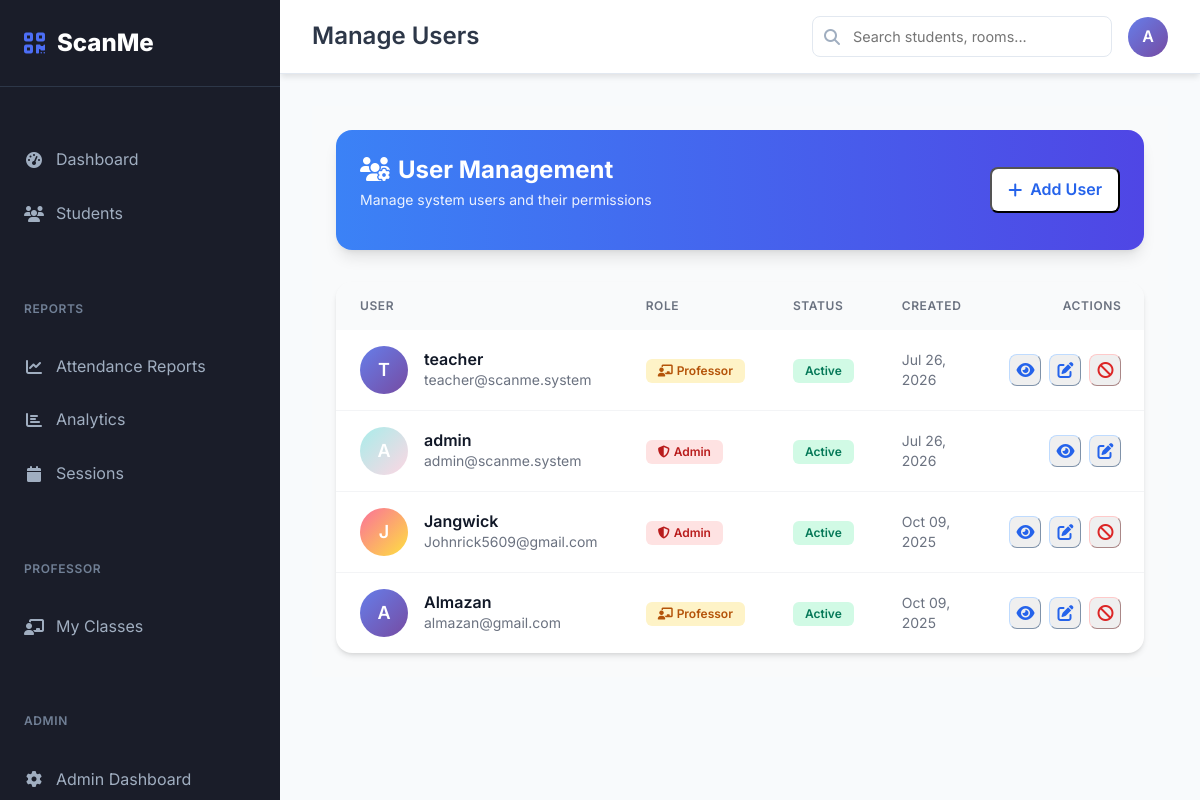
The app's page /admin/users (signed in) with its own data.
### app/models/user_model.py (models this page shows, shortened)
class User(UserMixin, db.Model):
    __tablename__ = 'users'
    id = db.Column(db.Integer, primary_key=True)
    username = db.Column(db.String(80), unique=True, nullable=False, index=True)
    email = db.Column(db.String(120), unique=True, nullable=False, index=True)
    password = db.Column(db.String(255), nullable=False)
    role = db.Column(db.String(20), nullable=False, default='student')  # admin, student, professor
    is_active = db.Column(db.Boolean, default=True, nullable=False)
    avatar_url = db.Column(db.String(255), nullable=True)
    created_at = db.Column(db.DateTime, default=datetime.utcnow)
    last_login = db.Column(db.DateTime)
    attendance_records = db.relationship('AttendanceRecord', backref='scanned_by_user', lazy=True,
                                       foreign_keys='AttendanceRecord.scanned_by')
    time_in_records = db.relationship('AttendanceRecord', backref='time_in_scanned_by_user', lazy=True,
                                    foreign_keys='AttendanceRecord.time_in_scanned_by')
    time_out_records = db.relationship('AttendanceRecord', backref='time_out_scanned_by_user', lazy=True,
                                     foreign_keys='AttendanceRecord.time_out_scanned_by')
    def is_admin(self):
        return self.role == 'admin'
    def is_professor(self):
        return self.role == 'professor'
    def can_manage_students(self):
        return self.role in ['admin', 'professor']
    def can_view_reports(self):
        return self.role in ['admin', 'professor']
    def get_display_name(self):
        return self.username.title()

### app/routes/admin_routes.py (the view)
@admin_bp.route('/users')
@login_required
@requires_admin
def manage_users():
    try:
        users = User.query.order_by(User.created_at.desc()).all()
        return render_template('admin/users.html', users=users)
    except Exception as e:
        flash(f'Error loading users: {str(e)}', 'error')
        return render_template('admin/users.html', users=[])

### app/utils/auth_utils.py (called while the page is built)
def requires_role(allowed_roles):
    def decorator(f):
        @wraps(f)
        def decorated_function(*args, **kwargs):
            if not current_user.is_authenticated:
                flash('Please log in to access this page.', 'error')
                return redirect(url_for('auth.login', next=request.url))
            if current_user.role not in allowed_roles:
                flash('You do not have permission to access this page.', 'error')
                return redirect(url_for('main.dashboard'))
            return f(*args, **kwargs)
        return decorated_function
    return decorator

### app/templates/admin/users.html (shortened to what this page needs)
{% extends "dashboard_base.html" %}
{% block page_title %}Manage Users{% endblock %}
{% block content %}
<div class="tw-p-6 tw-bg-gray-50">
    <div class="tw-bg-gradient-to-r tw-from-blue-500 tw-to-indigo-600 tw-rounded-2xl tw-p-6 tw-mb-8 tw-text-white tw-shadow-lg">
        <div class="tw-flex tw-flex-col sm:tw-flex-row tw-justify-between tw-items-start sm:tw-items-center tw-gap-4">
            <div>
                <h1 class="tw-text-2xl tw-font-bold tw-mb-1">
                    <i class="fas fa-users-cog tw-mr-2"></i>User Management
                </h1>
                <p class="tw-opacity-90 tw-text-sm">Manage system users and their permissions</p>
            </div>
            <button type="button" class="tw-inline-flex tw-items-center tw-gap-2 tw-px-4 tw-py-2 tw-bg-white tw-text-blue-600 tw-rounded-lg tw-font-semibold hover:tw-bg-blue-50 tw-transition" data-modal-url="{{ url_for('admin.add_user', modal=1) }}">
                <i class="fas fa-plus"></i>Add User
            </button>
        </div>
    </div>
    {% if users %}
    <div class="tw-bg-white tw-rounded-2xl tw-shadow-md tw-border tw-border-gray-100 tw-overflow-hidden">
        <div class="tw-overflow-x-auto">
            <table class="tw-w-full tw-mb-0">
                <thead>
                    <tr class="tw-bg-gray-50 tw-text-left">
                        <th class="tw-px-6 tw-py-4 tw-text-xs tw-font-semibold tw-text-gray-500 tw-uppercase tw-tracking-wider">User</th>
                        <th class="tw-px-6 tw-py-4 tw-text-xs tw-font-semibold tw-text-gray-500 tw-uppercase tw-tracking-wider">Role</th>
                        <th class="tw-px-6 tw-py-4 tw-text-xs tw-font-semibold tw-text-gray-500 tw-uppercase tw-tracking-wider">Status</th>
                        <th class="tw-px-6 tw-py-4 tw-text-xs tw-font-semibold tw-text-gray-500 tw-uppercase tw-tracking-wider">Created</th>
                        <th class="tw-px-6 tw-py-4 tw-text-xs tw-font-semibold tw-text-gray-500 tw-uppercase tw-tracking-wider tw-text-right">Actions</th>
                    </tr>
                </thead>
                <tbody class="tw-divide-y tw-divide-gray-100">
                    {% for user in users %}
                    <tr class="hover:tw-bg-gray-50">
                        <td class="tw-px-6 tw-py-4">
                            <div class="tw-flex tw-items-center">
                                <div class="tw-w-12 tw-h-12 tw-rounded-full tw-flex tw-items-center tw-justify-center tw-text-white tw-font-semibold tw-text-lg tw-mr-4" style="background: {{ get_avatar_color(user.username or 'User') }};">
                                    {{ (user.username[0] if user.username else 'U').upper() }}
                                </div>
                                <div>
                                    <h6 class="tw-m-0 tw-font-semibold tw-text-gray-900">{{ user.username or 'Unknown User' }}</h6>
                                    <p class="tw-m-0 tw-text-sm tw-text-gray-500">{{ user.email or 'No email' }}</p>
                                </div>
                            </div>
                        </td>
                        <td class="tw-px-6 tw-py-4">
                            <span class="tw-inline-flex tw-items-center tw-gap-1 tw-px-3 tw-py-1 tw-rounded-md tw-text-xs tw-font-semibold {% if user.role == 'admin' %}tw-bg-red-100 tw-text-red-700{% elif user.role == 'professor' %}tw-bg-amber-100 tw-text-amber-700{% else %}tw-bg-indigo-100 tw-text-indigo-700{% endif %}">
                                {% if user.role == 'admin' %}
                                <i class="fas fa-shield-alt"></i> Admin
                                {% elif user.role == 'professor' %}
                                <i class="fas fa-chalkboard-teacher"></i> Professor
                                {% else %}
                                <i class="fas fa-user-graduate"></i> Student
                                {% endif %}
                            </span>
                        </td>
                        <td class="tw-px-6 tw-py-4">
                            <span class="tw-inline-flex tw-items-center tw-px-3 tw-py-1 tw-rounded-md tw-text-xs tw-font-semibold {% if user.is_active %}tw-bg-emerald-100 tw-text-emerald-700{% else %}tw-bg-gray-100 tw-text-gray-700{% endif %}">
                                {% if user.is_active %}Active{% else %}Inactive{% endif %}
                            </span>
                        </td>
                        <td class="tw-px-6 tw-py-4 tw-text-sm tw-text-gray-500">
                            {{ user.created_at.strftime('%b %d, %Y') if user.created_at else 'Unknown' }}
                        </td>
                        <td class="tw-px-6 tw-py-4">
                            <div class="tw-flex tw-justify-end tw-gap-2">
                                <button type="button" class="tw-inline-flex tw-items-center tw-justify-center tw-w-8 tw-h-8 tw-rounded-lg tw-border tw-border-blue-200 tw-text-blue-600 hover:tw-bg-blue-50 tw-transition" title="View Details" data-modal-url="{{ url_for('admin.view_user', id=user.id, modal=1) }}" data-modal-title="View User">
                                    <i class="fas fa-eye"></i>
                                </button>
                                <button type="button" class="tw-inline-flex tw-items-center tw-justify-center tw-w-8 tw-h-8 tw-rounded-lg tw-border tw-border-blue-200 tw-text-blue-600 hover:tw-bg-blue-50 tw-transition" title="Edit User" data-modal-url="{{ url_for('admin.edit_user', id=user.id, modal=1) }}" data-modal-title="Edit User">
                                    <i class="fas fa-edit"></i>
                                </button>
                                {% if user.id != current_user.id and user.is_active %}
                                <button type="button" onclick="confirmDeactivate({{ user.id }}, {{ user.username | tojson }})" class="tw-inline-flex tw-items-center tw-justify-center tw-w-8 tw-h-8 tw-rounded-lg tw-border tw-border-red-200 tw-text-red-600 hover:tw-bg-red-50 tw-transition" title="Deactivate User">
                                    <i class="fas fa-ban"></i>
                                </button>
                                {% endif %}
                            </div>
                        </td>
                    </tr>
                    {% endfor %}
                </tbody>
            </table>
        </div>
    </div>
    {% endif %}
</div>
{% endblock %}

### app/templates/dashboard_base.html (shortened to what this page needs)
<!DOCTYPE html>
<html lang="en">
<head>
    <link href="https://cdn.jsdelivr.net/npm/bootstrap@5.3.3/dist/css/bootstrap.min.css" rel="stylesheet">
    <script src="https://cdn.tailwindcss.com"></script>
    <link rel="stylesheet" href="https://cdnjs.cloudflare.com/ajax/libs/font-awesome/6.6.0/css/all.min.css">
</head>
<body>
    <nav class="sidebar" id="sidebar">
        <a href="{{ url_for('main.index') }}" class="sidebar-brand">
            <i class="fas fa-qrcode"></i>
            ScanMe
        </a>
        <div class="nav-group">
            <ul class="sidebar-nav">
                <li class="nav-item">
                    <a href="{{ url_for('main.dashboard') }}" class="nav-link {{ 'active' if request.endpoint == 'main.dashboard' }}">
                        <i class="fas fa-tachometer-alt"></i>
                        Dashboard
                    </a>
                </li>
                {% if current_user.can_manage_students() %}
                <li class="nav-item">
                    <a href="{{ url_for('students.list_students') }}" class="nav-link {{ 'active' if 'students' in request.endpoint }}">
                        <i class="fas fa-users"></i>
                        Students
                    </a>
                </li>
                {% endif %}
            </ul>
        </div>
        {% if current_user.can_view_reports() %}
        <div class="nav-group">
            <div class="nav-group-title">Reports</div>
            <ul class="sidebar-nav">
                <li class="nav-item">
                    <a href="{{ url_for('attendance.reports') }}" class="nav-link {{ 'active' if request.endpoint == 'attendance.reports' }}">
                        <i class="fas fa-chart-line"></i>
                        Attendance Reports
                    </a>
                </li>
                <li class="nav-item">
                    <a href="{{ url_for('attendance.analytics') }}" class="nav-link {{ 'active' if request.endpoint == 'attendance.analytics' }}">
                        <i class="fas fa-chart-bar"></i>
                        Analytics
                    </a>
                </li>
                <li class="nav-item">
                    <a href="{{ url_for('attendance.manage_sessions') }}" class="nav-link {{ 'active' if request.endpoint == 'attendance.manage_sessions' }}">
                        <i class="fas fa-calendar"></i>
                        Sessions
                    </a>
                </li>
            </ul>
        </div>
        {% endif %}
        {% if current_user.is_professor() or current_user.is_admin() %}
        <div class="nav-group">
            <div class="nav-group-title">Professor</div>
            <ul class="sidebar-nav">
                <li class="nav-item">
                    <a href="{{ url_for('professor.dashboard') }}" class="nav-link {{ 'active' if request.endpoint == 'professor.dashboard' }}">
                        <i class="fas fa-chalkboard-teacher"></i>
                        My Classes
                    </a>
                </li>
            </ul>
        </div>
        {% endif %}
        {% if current_user.is_admin() %}
        <div class="nav-group">
            <div class="nav-group-title">Admin</div>
            <ul class="sidebar-nav">
                <li class="nav-item">
                    <a href="{{ url_for('admin.dashboard') }}" class="nav-link {{ 'active' if request.endpoint == 'admin.dashboard' }}">
                        <i class="fas fa-cog"></i>
                        Admin Dashboard
                    </a>
                </li>
            </ul>
        </div>
        {% endif %}
    </nav>
    <main class="main-content">
        <header class="topbar">
            <div class="d-flex align-items-center">
                <h1 class="page-title">{% block page_title %}Dashboard{% endblock %}</h1>
            </div>
            <div class="topbar-actions">
                <div class="search-box">
                    <i class="fas fa-search"></i>
                    <input type="text" placeholder="Search students, rooms..." id="globalSearch">
                </div>
                <div class="user-dropdown dropdown">
                    <div class="user-avatar" data-bs-toggle="dropdown" aria-expanded="false">
                        {{ current_user.username[0].upper() }}
                    </div>
                </div>
            </div>
        </header>
        <div class="content-area">
            {% block content %}{% endblock %}
        </div>
    </main>
</body>
</html>

### app/templates/dashboard_base.html (style rules this page uses)
:root { --sidebar-width: 280px; --sidebar-bg: #1a1d29; --sidebar-hover: #2d3748; --sidebar-active: #4c6ef5; --sidebar-text: #a0aec0; --sidebar-text-active: #ffffff; --main-bg: #f8fafc; --card-shadow: 0 4px 6px -1px rgba(0, 0, 0, 0.1); --border-color: #e2e8f0; }
a, a:hover { text-decoration: none !important; }
* { margin: 0; padding: 0; box-sizing: border-box; }
body { font-family: 'Inter', -apple-system, BlinkMacSystemFont, 'Segoe UI', 'Roboto', sans-serif; background-color: var(--main-bg); line-height: 1.6; }
.sidebar { position: fixed; top: 0; left: 0; height: 100vh; width: var(--sidebar-width); background: var(--sidebar-bg); z-index: 1000; transition: all 0.3s ease; overflow-y: auto; scrollbar-width: thin; scrollbar-color: #4a5568 transparent; }
.sidebar-brand { display: flex; align-items: center; padding: 1.5rem; text-decoration: none; color: white; font-size: 1.5rem; font-weight: 800; border-bottom: 1px solid #2d3748; }
.sidebar-brand i { color: var(--sidebar-active); margin-right: 0.75rem; }
.sidebar-nav { list-style: none; padding: 1rem 0; }
.nav-item { margin-bottom: 0.25rem; }
.nav-link { display: flex; align-items: center; padding: 0.75rem 1.5rem; color: var(--sidebar-text); text-decoration: none; transition: all 0.2s ease; border: none; background: none; width: 100%; text-align: left; }
.nav-link i { width: 20px; margin-right: 0.75rem; text-align: center; }
.nav-group { margin-top: 2rem; position: relative; }
.nav-group-title { padding: 0.5rem 1.5rem; font-size: 0.75rem; font-weight: 600; text-transform: uppercase; letter-spacing: 0.05em; color: #718096; }
.main-content { margin-left: var(--sidebar-width); min-height: 100vh; transition: all 0.3s ease; }
.topbar { background: white; border-bottom: 1px solid var(--border-color); padding: 1rem 2rem; display: flex; align-items: center; justify-content: space-between; box-shadow: var(--card-shadow); position: sticky; top: 0; z-index: 100; }
.page-title { margin: 0; font-size: 1.5rem; font-weight: 600; color: #2d3748; }
.topbar-actions { display: flex; align-items: center; gap: 1rem; }
.search-box { position: relative; min-width: 300px; }
.search-box input { border: 1px solid var(--border-color); border-radius: 8px; padding: 0.5rem 1rem 0.5rem 2.5rem; width: 100%; font-size: 0.9rem; }
.search-box i { position: absolute; left: 0.75rem; top: 50%; transform: translateY(-50%); color: #a0aec0; }
.user-dropdown { position: relative; }
.user-avatar { width: 40px; height: 40px; border-radius: 50%; background: linear-gradient(135deg, #667eea 0%, #764ba2 100%); display: flex; align-items: center; justify-content: center; color: white; font-weight: 600; cursor: pointer; }
.content-area { padding: 2rem; }

### records on screen
User: username "A", username "admin", email "admin@scanme.system", role "admin" (drawn), is_active "Active", created_at "Jul 26, 2026"
User: username "T", username "teacher", email "teacher@scanme.system", role "professor" (drawn), is_active "Active", created_at "Jul 26, 2026"
User: username "J", username "Jangwick", email "Johnrick5609@gmail.com", role "admin" (drawn), is_active "Active", created_at "Oct 09, 2025"
User: username "A", username "Almazan", email "almazan@gmail.com", role "professor" (drawn), is_active "Active", created_at "Oct 09, 2025"
